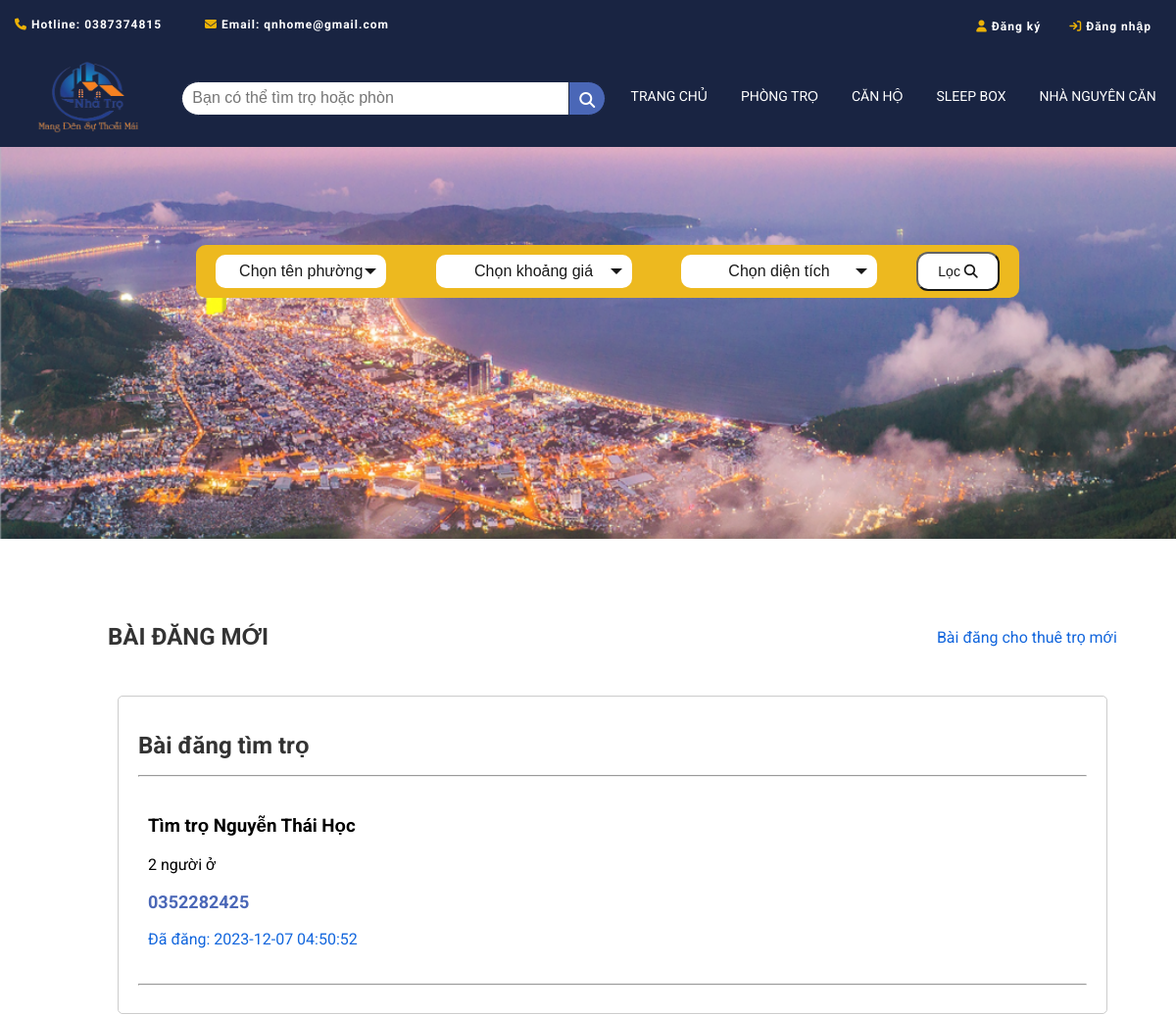
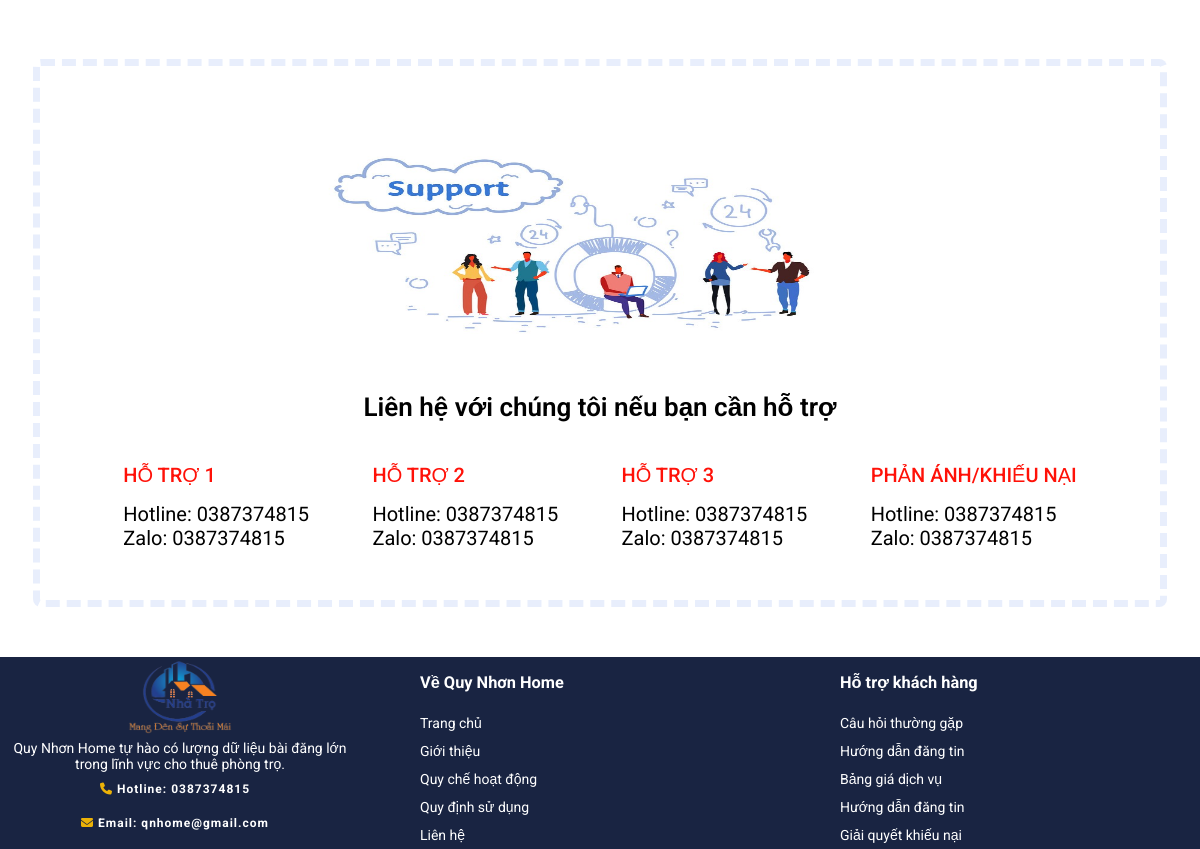
The app's page /baidangtimtromoi.php with its own data (2 pictures, top to bottom).
### tables this page shows
CREATE TABLE IF NOT EXISTS `timtro` (
  `Id_TimTro` int(11) NOT NULL AUTO_INCREMENT,
  `TenBaiViet` text DEFAULT NULL,
  `NoiDung` text DEFAULT NULL,
  `Id_User` int(11) DEFAULT NULL,
  `status` enum('pending','approved','rejected') NOT NULL,
  `ThoiGianDang` datetime DEFAULT NULL,
  `thongtinlienhe` varchar(255) DEFAULT NULL,
  PRIMARY KEY (`Id_TimTro`),
  KEY `Id_User` (`Id_User`)
);

### baidangtimtromoi.php (the view, shortened to what this page needs)
<!DOCTYPE html>
<html lang="en">
<head>
    <link rel="stylesheet" href="/css/trangchu.css" />
    <link rel="stylesheet" href="https://cdnjs.cloudflare.com/ajax/libs/font-awesome/6.4.0/css/all.min.css" />
</head>
<body>
    <?php
    require 'layout/header.php';
    ?>
    <div class="page-homeqn-content">
        <div class="filter">
            <div class="filter-list">
                <div class="custom-select" style="width: 174px">
                    <select class="select">
                        <option value="0" style="border-radius: 20px">
                            Chọn tên phường
                        </option>
                    </select>
                </div>
                <div class="custom-select" style="width: 200px; margin-left: 10px">
                    <select class="select">
                        <option value="0">Chọn khoảng giá</option>
                    </select>
                </div>
                <div class="custom-select" style="width: 200px; margin-left: 10px">
                    <select class="select">
                        <option value="0">Chọn diện tích</option>
                    </select>
                </div>
                <button>Lọc <i class="fa fa-search"></i></button>
            </div>
        </div>
    </div>
    <div id="main">
        <div class="main-content">
            <div class="top-list">
                <div class="title-content">
                    <h1>BÀI ĐĂNG MỚI</h1>
                    <a href="trangchu.php">Bài đăng cho thuê trọ mới</a>
                </div>
                <?php
                $kn = mysqli_connect("localhost", "root", "", "webtimtro") or die("Không kết nối được");
                mysqli_set_charset($kn, "utf8mb4");
                $caulenh = "SELECT * from timtro where status='approved' ORDER BY ThoiGianDang DESC";
                $result = mysqli_query($kn, $caulenh);
                echo "<div class='container'>
                    <div class='column'>
                        <h1>Bài đăng tìm trọ</h1>
                        <hr>";
                if ($result) {
                    while ($row = mysqli_fetch_array($result)) {
                        echo "<div class='tongquat'>
                    <div class='noidungtimtro'>
                        <h3>" . $row["TenBaiViet"] . "</h3>
                        <p>" . $row["NoiDung"] . "</p>
                        <p style='color:#4a67b7; font-weight: 700; font-size: 18px'>" . $row["thongtinlienhe"] . "</p>
                        <p class='timeup'>Đã đăng: " . $row["ThoiGianDang"] . "</p>
                    </div>
                </div><hr>";
                    }
                }else{
                    echo "Lỗi truy vấn!". mysqli_error($kn);
                }
                echo ' </div>';
                echo '</div>
                    </div>';
                ?>
            </div>
        </div>
    <section id="support-container">
        <div class="bg-support">
            <img src="images/bg-support.jpg" alt="support image">
        </div>
        <div class="title-support">
            <p>Liên hệ với chúng tôi nếu bạn cần hỗ trợ</p>
        </div>
        <div class="content-support">
            <div class="content-support-contact">
                <span>HỖ TRỢ 1</span>
                <a target="_blank" href="tel: +8487374815" class="contact-info">Hotline: 0387374815</a>
                <a target="_blank" href="https://chat.zalo.me/0387374815" class="contact-info">Zalo: 0387374815</a>
            </div>
            <div class="content-support-contact">
                <span>HỖ TRỢ 2</span>
                <a target="_blank" href="tel: +8445440835" class="contact-info">Hotline: 0387374815</a>
                <a target="_blank" href="https://chat.zalo.me/0387374815" class="contact-info">Zalo: 0387374815</a>
            </div>
            <div class="content-support-contact">
                <span>HỖ TRỢ 3</span>
                <a target="_blank" href="tel: +8487374815" class="contact-info">Hotline: 0387374815</a>
                <a target="_blank" href="https://chat.zalo.me/0387374815" class="contact-info">Zalo: 0387374815</a>
            </div>
            <div class="content-support-contact">
                <span>PHẢN ÁNH/KHIẾU NẠI</span>
                <a target="_blank" href="tel: +8487374815" class="contact-info">Hotline: 0387374815</a>
                <a target="_blank" href="https://chat.zalo.me/0387374815" class="contact-info">Zalo: 0387374815</a>
            </div>
        </div>
    </section>
    <?php
    require 'layout/footer.php';
    ?>
</body>
</html>

### css/trangchu.css (style rules this page uses)
body { font-family: 'Roboto', sans-serif; margin: 0; padding: 0; }
a { text-decoration: none; }
.page-homeqn-content { width: 100%; height: 400px; background-image: url(../images/bg_image2.png); opacity: 0.9; background-position: center; background-repeat: no-repeat; background-size: cover; position: relative; }
.filter { width: 70%; height: 54px; position: absolute; border-radius: 10px; margin-top: 100px; margin-left: 200px; background-color: #ecb207; }
.filter-list { display: flex; text-align: center; justify-content: space-around; align-items: center; height: 100%; }
.custom-select { position: relative; font-family: Arial; }
.custom-select select { display: none; border-radius: 20px; }
.filter-list button { background-color: rgb(255, 255, 255); padding: 10px 20px; border-radius: 12px; font-size: 14px; }
#main { width: 90%; margin: 0 auto; margin-top: 50px; margin-bottom: 50px; display: flex; }
section { margin-bottom: 20px; padding: 20px; background-color: #fff; border: 1px solid #dededd; border-radius: 8px; }
section span { margin-top: 0px; margin-bottom: 15px; }
#main .main-content { float: left; width: 100%; height: auto; margin-left: 50px; }
.title-content { display: flex; align-items: center; justify-content: space-between; margin-top: 20px; margin-bottom: 20px; }
.title-content a { text-decoration: none; color: #1266dd; }
section#support-container { width: 90%; margin: 0 auto; margin-bottom: 50px; padding-top: 50px; padding-bottom: 50px; border: 7px dashed #e8eefc; }
#support-container .bg-support img { width: 100%; height: 100%; background-size: cover; }
#support-container .bg-support { margin: 0 auto; width: 600px; height: 250px; background-size: cover; }
.title-support p { display: flex; justify-content: center; font-size: 26px; font-weight: 600; }
.content-support { display: flex; text-align: center; justify-content: space-evenly; margin-top: 40px; }
.content-support-contact span, .content-support-contact a { display: flex; font-size: 20px; }
.content-support-contact span { text-decoration: none; color: #ff1108; font-weight: 500; }
.content-support-contact a { text-decoration: none; color: #000000; }
.tongquat { max-width: 100%; max-height: 100%; padding: 10px; margin: 10px 0; display: flex; justify-content: space-between; align-items: center; }
.container { display: flex; flex-direction: column; }
.column { flex: 1; padding: 20px; border: 1px solid #ccc; margin: 10px; border-radius: 5px; }
h1 { font-size: 24px; color: #333; }
.timeup { color: #1266dd; }
.container { height: 100%; }

### css/header.css (style rules this page uses)
body { font-family: 'Roboto', sans-serif; margin: 0; padding: 0; }

### records on screen
timtro: TenBaiViet "Tìm trọ Nguyễn Thái Học", NoiDung "2 người ở", thongtinlienhe "0352282425", ThoiGianDang "2023-12-07 04:50:52"
